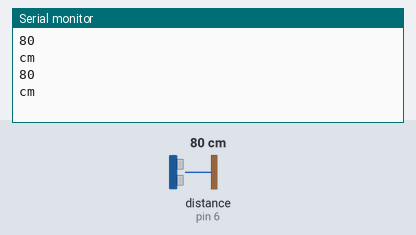
Recording of a sketch running on a simulated Arduino Uno, built with avr-gcc and run on an emulated ATmega328P. On the bench: the last lines printed to the serial monitor. The inputs (shaded band) are chosen by the test bench; at power-on: distance to the obstacle (sensor on pin 6) 80 cm.

Above: at 1.8 s.
1.9 s: distance to the obstacle (sensor on pin 6) set to 2 cm
At 2.8 s:
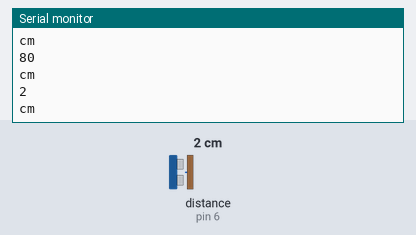
3.4 s: distance to the obstacle (sensor on pin 6) set to 4 cm
At 4.8 s:
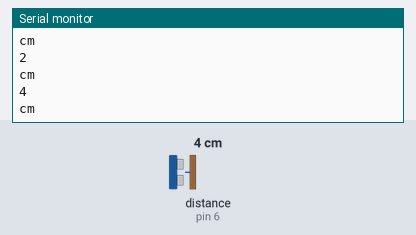
Timing chart, 0 to 6.4 s (numbered marks = the images above; inputs shaded):
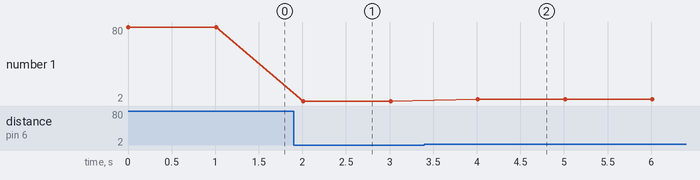

Measured:
- after the input at 1.9 s, the serial monitor: prints a new line after 0.11 s (image 1)
- after the input at 3.4 s, the serial monitor: prints a new line after 0.61 s (image 2)
- plotted number 1: 80 → 2 after the input at 1.9 s, 2 → 4 after the input at 3.4 s

The sketch:

exemplo6.ino
```cpp
#include "Ultrasonic.h"

Ultrasonic ultrasonic(7, 6);

void setup() {
    Serial.begin(9600);
}

void loop() {
    Serial.println(ultrasonic.Ranging(CM));
    Serial.println("cm");
    delay(1000);
}
```
